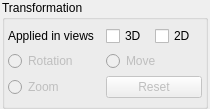
<?xml version="1.0" encoding="UTF-8"?>
<ui version="4.0">
 <class>QToolTransformation</class>
 <widget class="QWidget" name="QToolTransformation">
  <property name="geometry">
   <rect>
    <x>0</x>
    <y>0</y>
    <width>210</width>
    <height>109</height>
   </rect>
  </property>
  <property name="sizePolicy">
   <sizepolicy hsizetype="Preferred" vsizetype="Expanding">
    <horstretch>0</horstretch>
    <verstretch>0</verstretch>
   </sizepolicy>
  </property>
  <property name="windowTitle">
   <string>Form</string>
  </property>
  <property name="toolTip">
   <string>&lt;html&gt;&lt;head/&gt;&lt;body&gt;&lt;p&gt;Geometric Transformation.&lt;/p&gt;&lt;/body&gt;&lt;/html&gt;
</string>
  </property>
  <layout class="QHBoxLayout" name="horizontalLayout">
   <property name="leftMargin">
    <number>2</number>
   </property>
   <property name="topMargin">
    <number>0</number>
   </property>
   <property name="rightMargin">
    <number>2</number>
   </property>
   <property name="bottomMargin">
    <number>0</number>
   </property>
   <item>
    <widget class="QGroupBox" name="m_groupBoxTransformation">
     <property name="sizePolicy">
      <sizepolicy hsizetype="Preferred" vsizetype="Expanding">
       <horstretch>0</horstretch>
       <verstretch>0</verstretch>
      </sizepolicy>
     </property>
     <property name="minimumSize">
      <size>
       <width>205</width>
       <height>0</height>
      </size>
     </property>
     <property name="toolTip">
      <string>&lt;html&gt;&lt;head/&gt;&lt;body&gt;&lt;p&gt;Transformations by mouse cursor.&lt;/p&gt;&lt;/body&gt;&lt;/html&gt;</string>
     </property>
     <property name="title">
      <string>Transformation</string>
     </property>
     <property name="checkable">
      <bool>false</bool>
     </property>
     <layout class="QGridLayout" name="gridLayout">
      <property name="leftMargin">
       <number>3</number>
      </property>
      <property name="topMargin">
       <number>3</number>
      </property>
      <property name="rightMargin">
       <number>3</number>
      </property>
      <property name="bottomMargin">
       <number>3</number>
      </property>
      <property name="spacing">
       <number>2</number>
      </property>
      <item row="2" column="0">
       <widget class="QRadioButton" name="m_radioButtonMouseScale">
        <property name="enabled">
         <bool>false</bool>
        </property>
        <property name="toolTip">
         <string>&lt;html&gt;&lt;head/&gt;&lt;body&gt;&lt;p&gt;Zoom the volume if moving the cursor over activated view.&lt;/p&gt;&lt;/body&gt;&lt;/html&gt;</string>
        </property>
        <property name="text">
         <string>Zoom</string>
        </property>
        <property name="icon">
         <iconset resource="../../../../../../Images.qrc">
          <normaloff>:/zoom</normaloff>:/zoom</iconset>
        </property>
        <property name="checkable">
         <bool>true</bool>
        </property>
       </widget>
      </item>
      <item row="1" column="0">
       <widget class="QRadioButton" name="m_radioButtonMouseRotation">
        <property name="enabled">
         <bool>false</bool>
        </property>
        <property name="mouseTracking">
         <bool>false</bool>
        </property>
        <property name="toolTip">
         <string>&lt;html&gt;&lt;head/&gt;&lt;body&gt;&lt;p&gt;Rotate the volume if moving cursor over activated view.&lt;/p&gt;&lt;/body&gt;&lt;/html&gt;</string>
        </property>
        <property name="text">
         <string>Rotation</string>
        </property>
        <property name="icon">
         <iconset resource="../../../../../../Images.qrc">
          <normaloff>:/mouse_rotation</normaloff>:/mouse_rotation</iconset>
        </property>
        <property name="checkable">
         <bool>true</bool>
        </property>
        <property name="checked">
         <bool>false</bool>
        </property>
       </widget>
      </item>
      <item row="1" column="1">
       <widget class="QRadioButton" name="m_radioButtonMouseMove">
        <property name="enabled">
         <bool>false</bool>
        </property>
        <property name="toolTip">
         <string>&lt;html&gt;&lt;head/&gt;&lt;body&gt;&lt;p&gt;Displace the volume if moving the cursor over activated view.&lt;/p&gt;&lt;/body&gt;&lt;/html&gt;</string>
        </property>
        <property name="text">
         <string>Move</string>
        </property>
        <property name="icon">
         <iconset resource="../../../../../../Images.qrc">
          <normaloff>:/move</normaloff>:/move</iconset>
        </property>
        <property name="checkable">
         <bool>true</bool>
        </property>
       </widget>
      </item>
      <item row="2" column="1">
       <widget class="QPushButton" name="m_pushButtonResetMouseTools">
        <property name="enabled">
         <bool>false</bool>
        </property>
        <property name="toolTip">
         <string>&lt;html&gt;&lt;head/&gt;&lt;body&gt;&lt;p&gt;Reset views.&lt;/p&gt;&lt;/body&gt;&lt;/html&gt;</string>
        </property>
        <property name="text">
         <string>Reset</string>
        </property>
        <property name="icon">
         <iconset resource="../../../../../../Images.qrc">
          <normaloff>:/reset1</normaloff>:/reset1</iconset>
        </property>
        <property name="checkable">
         <bool>true</bool>
        </property>
       </widget>
      </item>
      <item row="0" column="1">
       <layout class="QHBoxLayout" name="horizontalLayout_2">
        <item>
         <widget class="QCheckBox" name="m_checkBoxActive3D">
          <property name="toolTip">
           <string>&lt;html&gt;&lt;head/&gt;&lt;body&gt;&lt;p&gt;Activate 3D view.&lt;/p&gt;&lt;/body&gt;&lt;/html&gt;</string>
          </property>
          <property name="text">
           <string>3D</string>
          </property>
         </widget>
        </item>
        <item>
         <widget class="QCheckBox" name="m_checkBoxActive2D">
          <property name="toolTip">
           <string>&lt;html&gt;&lt;head/&gt;&lt;body&gt;&lt;p&gt;Activate 2D views.&lt;/p&gt;&lt;/body&gt;&lt;/html&gt;</string>
          </property>
          <property name="text">
           <string>2D</string>
          </property>
         </widget>
        </item>
       </layout>
      </item>
      <item row="0" column="0">
       <widget class="QLabel" name="label">
        <property name="toolTip">
         <string>&lt;html&gt;&lt;head/&gt;&lt;body&gt;&lt;p&gt;Operation in activated views where cursor is over.&lt;/p&gt;&lt;/body&gt;&lt;/html&gt;</string>
        </property>
        <property name="text">
         <string>Applied in views</string>
        </property>
       </widget>
      </item>
     </layout>
    </widget>
   </item>
  </layout>
 </widget>
 <resources>
  <include location="../../../../../../Images.qrc"/>
 </resources>
 <connections/>
</ui>
